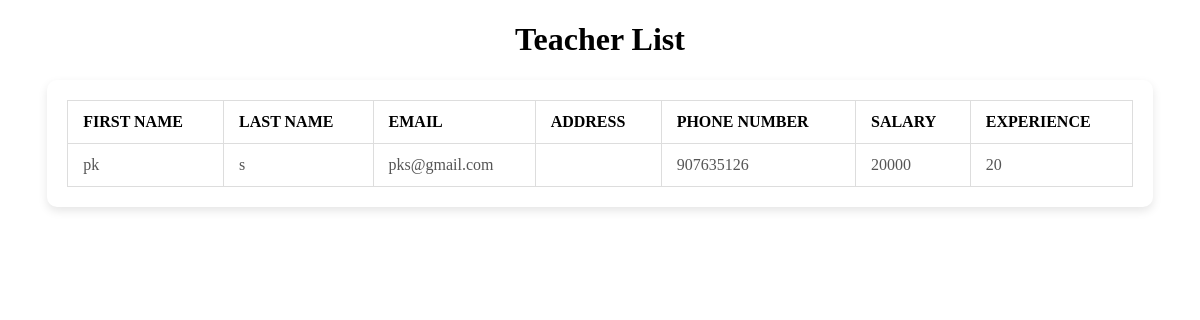
The app's page /viewteacher/ with its own data.
### studentapp/models.py (models this page shows)
class Teacher(models.Model):
    teacher_id=models.ForeignKey(User,on_delete=models.CASCADE)
    address=models.CharField(max_length=255)
    phone_number=models.IntegerField()
    salary=models.IntegerField()
    experience=models.IntegerField()

class User(AbstractUser):
    usertype= models.CharField(max_length=50)

### studentapp/views.py (the view)
# urls.py: path("viewteacher/",viewteacher,name="viewteacher"),
def viewteacher(request):
    x=Teacher.objects.all()
    return render(request,"viewteacher.html",{"data":x})

### studentapp/templates/viewteacher.html (shortened to what this page needs)
<!DOCTYPE html>
<html lang="en">
<head>
</head>
<body>
    <h1>Teacher List</h1>
    <div class="table-container">
        <table>
            <thead>
                <tr>
                    <th>First Name</th>
                    <th>Last Name</th>
                    <th>Email</th>
                    <th>Address</th>
                    <th>Phone Number</th>
                    <th>Salary</th>
                    <th>Experience</th>
                </tr>
            </thead>
            <tbody>
                {% for i in data %}
                <tr>
                    <td>{{ i.teacher_id.first_name }} </td>
                    <td>{{ i.teacher_id.last_name }}</td>
                    <td>{{ i.teacher_id.email }}</td>
                    <td>{{ i.address }}</td>
                    <td>{{ i.phone_number }}</td>
                    <td>{{ i.salary }}</td>
                    <td>{{ i.experience }}</td>
                </tr>
                {% endfor %}
            </tbody>
        </table>
    </div>
</body>
</html>

### studentapp/templates/viewteacher.html (style rules this page uses)
body { flex-direction: column; min-height: 100vh; }
h1 { text-align:center ; }
.table-container { width: 90%; max-width: 1200px; background: var(--secondary-color); padding: 20px; margin: 1em auto; border-radius: 10px; box-shadow: 0 4px 10px rgba(0, 0, 0, 0.1); }
table { width: 100%; border-collapse: collapse; margin: 0 auto; text-align: left; }
th, td { padding: 12px 15px; border: 1px solid #ddd; }
th { background: var(--table-header-color); color: var(--table-header-text); font-weight: bold; text-transform: uppercase; }
td { color: #555; }

### records on screen
Teacher: teacher_id.first_name "pk", teacher_id.last_name "s", teacher_id.email "pks@gmail.com", phone_number "907635126", salary "20000", experience "20"
